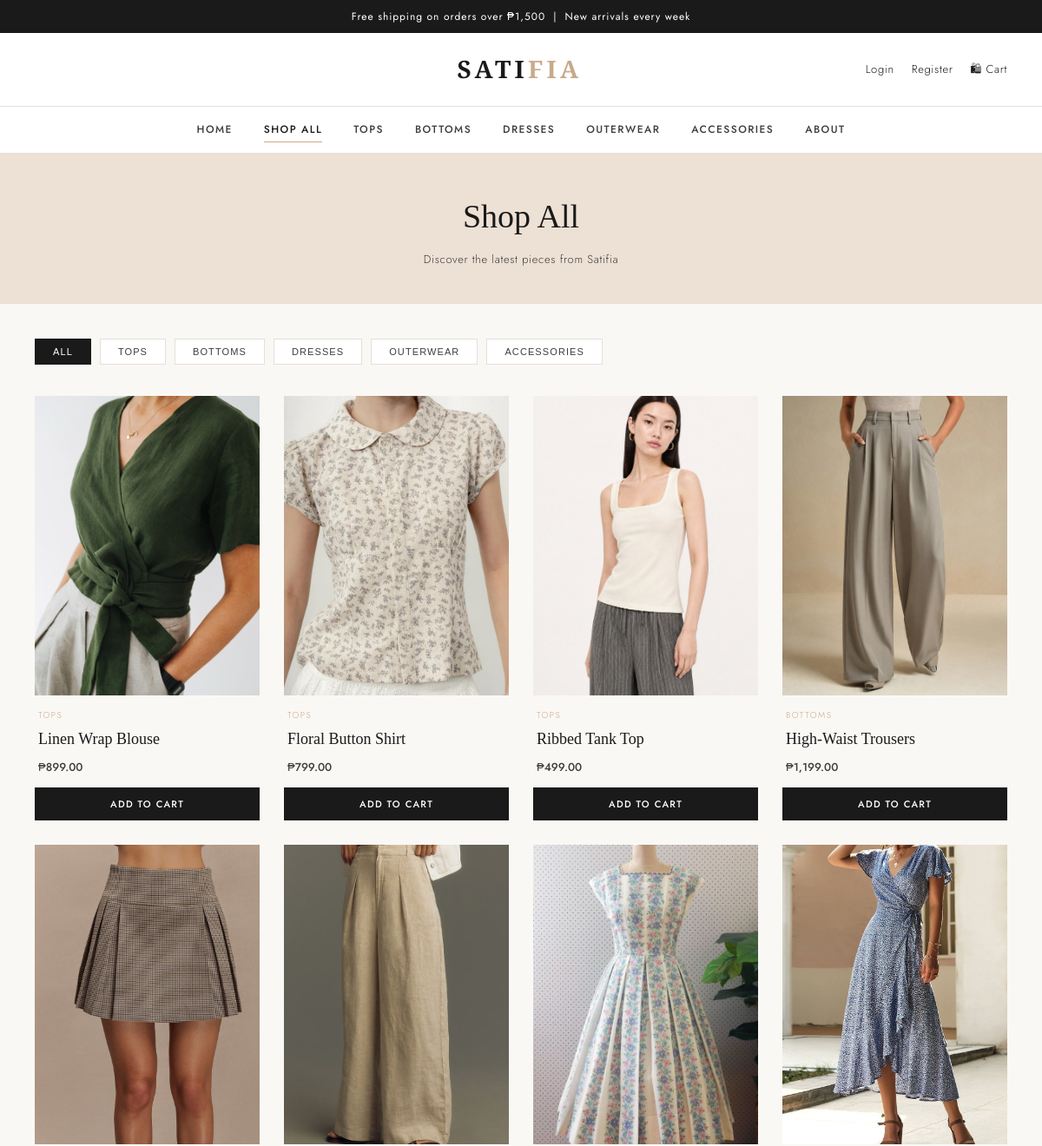
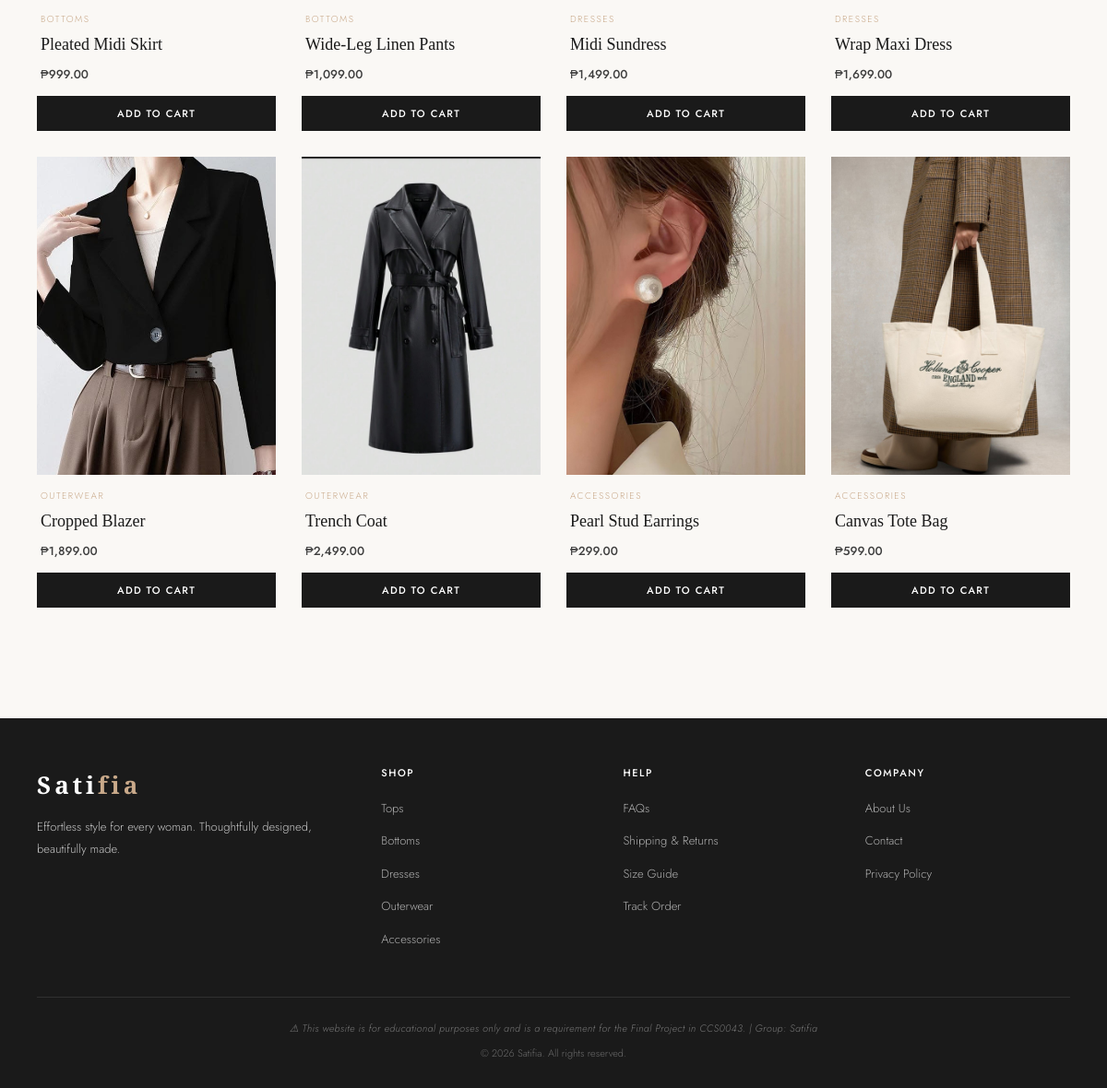
The page /store.php on the database its author committed (2 pictures, top to bottom).
### tables this page shows
CREATE TABLE `tblproducts` (
  `id` int(11) NOT NULL,
  `name` varchar(150) NOT NULL,
  `category` varchar(50) NOT NULL,
  `image` varchar(150) NOT NULL DEFAULT '',
  `price` decimal(10,2) NOT NULL,
  `stock` int(11) NOT NULL DEFAULT 0,
  `date_created` timestamp NOT NULL DEFAULT current_timestamp()
);

### store.php (the view, shortened to what this page needs)
<?php
    $active_nav = "store";
    include('db.php');
    $category = isset($_GET['category']) ? $_GET['category'] : 'all';
    include('include/header.php');
    include('include/navigation.php');
?>
<div class="page-wrapper">
    <div class="page-title-strip">
        <h1>Shop All</h1>
        <p>Discover the latest pieces from Satifia</p>
    </div>
    <div class="store-layout">
        <div class="store-filter-bar">
            <button class="filter-btn <?= ($category == 'all') ? 'active' : ''; ?>"
                onclick="window.location='store.php'">All</button>
            <button class="filter-btn <?= ($category == 'tops') ? 'active' : ''; ?>"
                onclick="window.location='store.php?category=tops'">Tops</button>
            <button class="filter-btn <?= ($category == 'bottoms') ? 'active' : ''; ?>"
                onclick="window.location='store.php?category=bottoms'">Bottoms</button>
            <button class="filter-btn <?= ($category == 'dresses') ? 'active' : ''; ?>"
                onclick="window.location='store.php?category=dresses'">Dresses</button>
            <button class="filter-btn <?= ($category == 'outerwear') ? 'active' : ''; ?>"
                onclick="window.location='store.php?category=outerwear'">Outerwear</button>
            <button class="filter-btn <?= ($category == 'accessories') ? 'active' : ''; ?>"
                onclick="window.location='store.php?category=accessories'">Accessories</button>
        </div>
        <?php
        if($category == 'all') {
            $sql = "SELECT * FROM tblproducts ORDER BY id ASC";
        } else {
            $category_safe = mysqli_real_escape_string($conn, $category);
            $sql = "SELECT * FROM tblproducts WHERE LOWER(category) = '$category_safe' ORDER BY id ASC";
        }
        $result = mysqli_query($conn, $sql);
        ?>
        <div class="product-grid">
            <?php while($product = mysqli_fetch_assoc($result)): ?>
            <div class="product-card">
                <div class="product-image">
                    <?php if(!empty($product['image']) && file_exists('images/' . $product['image'])): ?>
                        <img src="images/<?= htmlspecialchars($product['image']); ?>" alt="<?= htmlspecialchars($product['name']); ?>">
                    <?php else: ?>
                        <span class="product-placeholder">Photo</span>
                    <?php endif; ?>
                </div>
                <div class="product-info">
                    <p class="product-category"><?= htmlspecialchars($product['category']); ?></p>
                    <h3 class="product-name"><?= htmlspecialchars($product['name']); ?></h3>
                    <p class="product-price">&#8369;<?= number_format($product['price'], 2); ?></p>
                </div>
                <?php if($product['stock'] > 0): ?>
                <form action="process/add_to_cart.php" method="post">
                    <button type="submit" name="submit" class="product-add-btn">Add to Cart</button>
                </form>
                <?php else: ?>
                <button class="product-add-btn" disabled style="opacity:0.4; cursor:not-allowed;">Out of Stock</button>
                <?php endif; ?>
            </div>
            <?php endwhile; ?>
        </div>
    </div>
</div>
<?php
    include('include/footer.php');
?>

### include/header.php (shortened to what this page needs)
<!DOCTYPE html>
<html lang="en">
<head>
    <link rel="stylesheet" href="<?= $css_path ?? 'css/style.css'; ?>">
</head>
<body>
    <div class="announcement-bar">
        Free shipping on orders over &#8369;1,500 &nbsp;|&nbsp; New arrivals every week
    </div>
    <header class="site-header">
        <div class="header-inner">
            <a href="<?= $root_path ?? ''; ?>index.php" class="header-logo">
            Sati<span>fia</span>
            </a>
            <div class="header-actions">
                <?php if(isset($_SESSION['buyer_id'])): ?>
                    <span style="font-size:13px;">Hi, <?= htmlspecialchars($_SESSION['buyer_name']); ?></span>
                    <a href="<?= $root_path ?? ''; ?>process/logout.php">Logout</a>
                <?php else: ?>
                    <a href="<?= $root_path ?? ''; ?>login.php">Login</a>
                    <a href="<?= $root_path ?? ''; ?>register.php">Register</a>
                <?php endif; ?>
                <a href="<?= $root_path ?? ''; ?>cart.php" class="cart-icon">
                    &#128717; Cart
                </a>
            </div>
        </div>
    </header>

### include/navigation.php
<nav class="site-nav">
        <div class="nav-inner">
            <a href="<?= $root_path ?? ''; ?>index.php"
                class="<?= ($active_nav == 'home') ? 'active' : ''; ?>">Home</a>
            <a href="<?= $root_path ?? ''; ?>store.php"
                class="<?= ($active_nav == 'store' && (!isset($_GET['category']) || $_GET['category'] == '')) ? 'active' : ''; ?>">Shop All</a>
            <a href="<?= $root_path ?? ''; ?>store.php?category=tops"
                class="<?= (isset($_GET['category']) && $_GET['category'] == 'tops') ? 'active' : ''; ?>">Tops</a>
            <a href="<?= $root_path ?? ''; ?>store.php?category=bottoms"
                class="<?= (isset($_GET['category']) && $_GET['category'] == 'bottoms') ? 'active' : ''; ?>">Bottoms</a>
            <a href="<?= $root_path ?? ''; ?>store.php?category=dresses"
                class="<?= (isset($_GET['category']) && $_GET['category'] == 'dresses') ? 'active' : ''; ?>">Dresses</a>
            <a href="<?= $root_path ?? ''; ?>store.php?category=outerwear"
                class="<?= (isset($_GET['category']) && $_GET['category'] == 'outerwear') ? 'active' : ''; ?>">Outerwear</a>
            <a href="<?= $root_path ?? ''; ?>store.php?category=accessories"
                class="<?= (isset($_GET['category']) && $_GET['category'] == 'accessories') ? 'active' : ''; ?>">Accessories</a>
            <a href="<?= $root_path ?? ''; ?>about.php"
                class="<?= ($active_nav == 'about') ? 'active' : ''; ?>">About</a>
        </div>
</nav>

### include/footer.php
    <footer class="site-footer">
        <div class="footer-inner">
            <div class="footer-col">
                <div class="footer-brand-name">Sati<span>fia</span></div>
                <p class="footer-tagline">Effortless style for every woman. Thoughtfully designed, beautifully made.</p>
            </div>
            <div class="footer-col">
                <h4>Shop</h4>
                <ul>
                    <li><a href="<?= $root_path ?? ''; ?>store.php?category=tops">Tops</a></li>
                    <li><a href="<?= $root_path ?? ''; ?>store.php?category=bottoms">Bottoms</a></li>
                    <li><a href="<?= $root_path ?? ''; ?>store.php?category=dresses">Dresses</a></li>
                    <li><a href="<?= $root_path ?? ''; ?>store.php?category=outerwear">Outerwear</a></li>
                    <li><a href="<?= $root_path ?? ''; ?>store.php?category=accessories">Accessories</a></li>
                </ul>
            </div>
            <div class="footer-col">
                <h4>Help</h4>
                <ul>
                    <li><a href="#">FAQs</a></li>
                    <li><a href="#">Shipping & Returns</a></li>
                    <li><a href="#">Size Guide</a></li>
                    <li><a href="#">Track Order</a></li>
                </ul>
            </div>
            <div class="footer-col">
                <h4>Company</h4>
                <ul>
                    <li><a href="<?= $root_path ?? ''; ?>about.php">About Us</a></li>
                    <li><a href="#">Contact</a></li>
                    <li><a href="#">Privacy Policy</a></li>
                </ul>
            </div>
        </div>
        <div class="footer-bottom">
            <p class="footer-disclaimer">&#9888; This website is for educational purposes only and is a requirement for the Final Project in CCS0043. | Group: Satifia</p>
            <p class="footer-copy">&copy; <?= date('Y'); ?> Satifia. All rights reserved.</p>
        </div>
    </footer>
</body>
</html>

### rows shown on the page
tblproducts: image (picture), category "TOPS", name "Linen Wrap Blouse", price "899.00"
tblproducts: image (picture), category "TOPS", name "Floral Button Shirt", price "799.00"
tblproducts: image (picture), category "TOPS", name "Ribbed Tank Top", price "499.00"
tblproducts: image (picture), category "BOTTOMS", name "High-Waist Trousers", price "1,199.00"
tblproducts: image (picture), category "BOTTOMS", name "Pleated Midi Skirt", price "999.00"
tblproducts: image (picture), category "BOTTOMS", name "Wide-Leg Linen Pants", price "1,099.00"
tblproducts: image (picture), category "DRESSES", name "Midi Sundress", price "1,499.00"
tblproducts: image (picture), category "DRESSES", name "Wrap Maxi Dress", price "1,699.00"
tblproducts: image (picture), category "OUTERWEAR", name "Cropped Blazer", price "1,899.00"
tblproducts: image (picture), category "OUTERWEAR", name "Trench Coat", price "2,499.00"
tblproducts: image (picture), category "ACCESSORIES", name "Pearl Stud Earrings", price "299.00"
tblproducts: image (picture), category "ACCESSORIES", name "Canvas Tote Bag", price "599.00"
